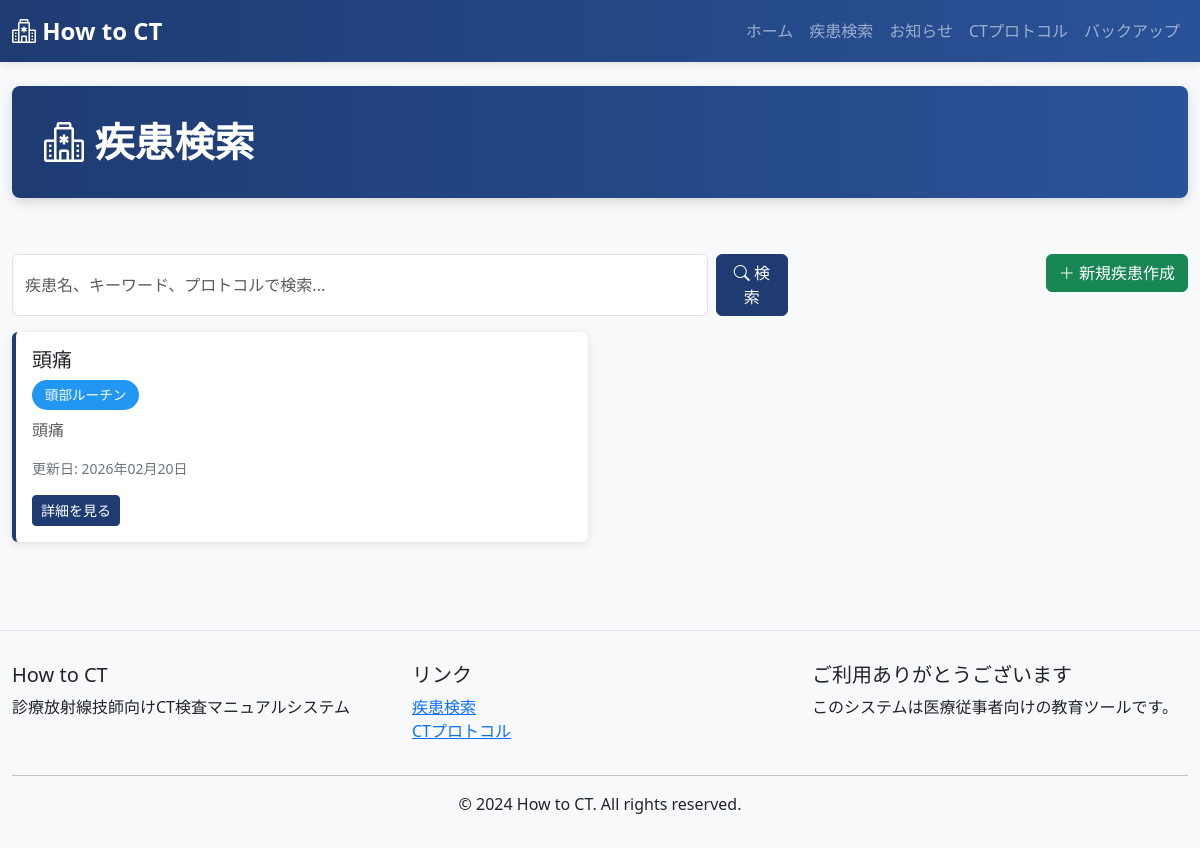
The page /sick/ on the database as committed earlier.
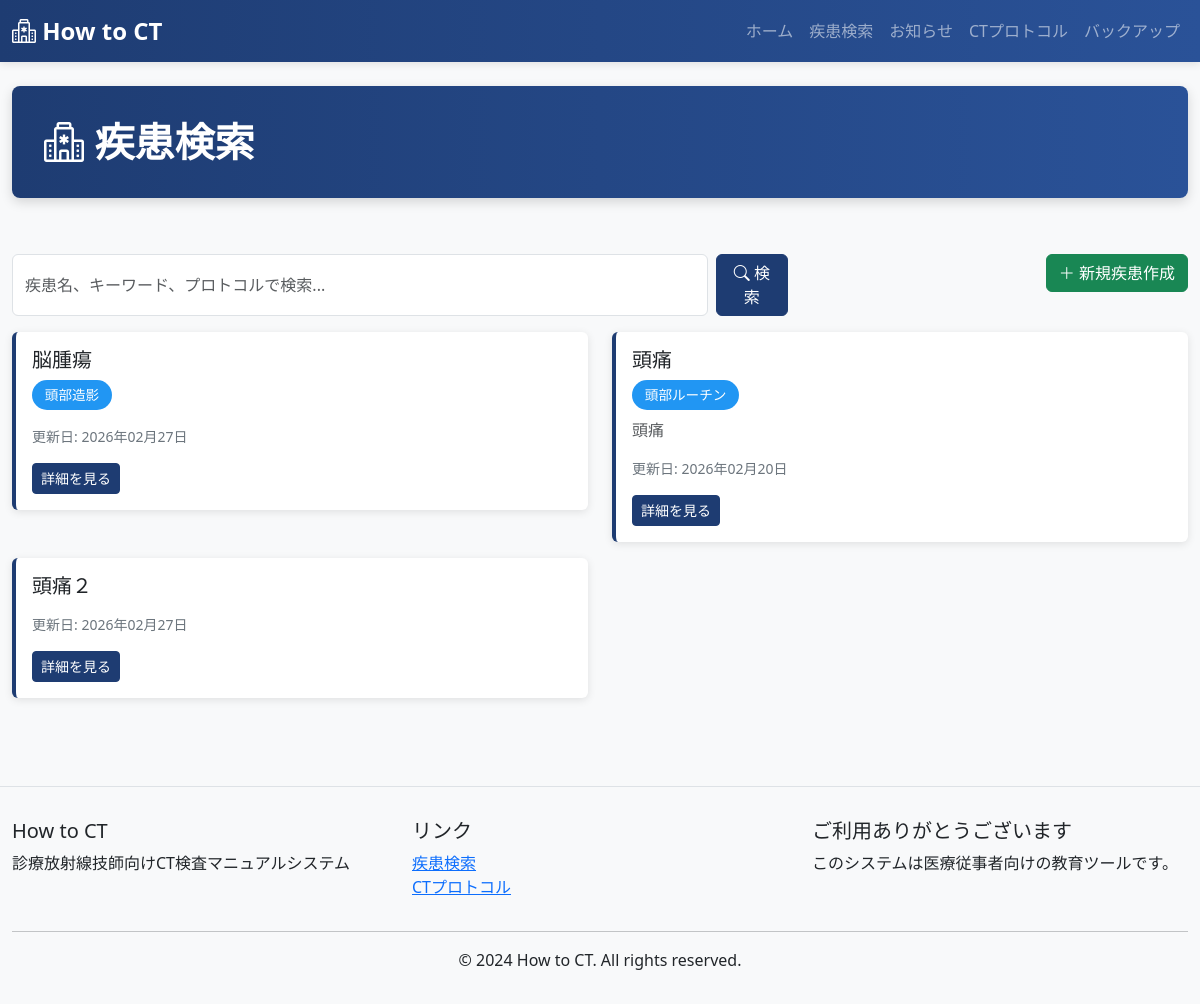
The same page on the database as committed later.
### ct_app/models.py (models this page shows, shortened)
class Sick(models.Model):
    diesease = models.CharField(max_length=255, unique=True)
    diesease_text = models.TextField()
    keyword = models.CharField(max_length=500, blank=True)
    protocol = models.CharField(max_length=255, blank=True)
    protocol_text = models.TextField(blank=True)
    processing = models.CharField(max_length=255, blank=True)
    processing_text = models.TextField(blank=True)
    contrast = models.CharField(max_length=255, blank=True)
    contrast_text = models.TextField(blank=True)
    diesease_img = models.ImageField(upload_to='sick_images/', null=True, blank=True)
    protocol_img = models.ImageField(upload_to='protocol_images/', null=True, blank=True)
    processing_img = models.ImageField(upload_to='processing_images/', null=True, blank=True)
    contrast_img = models.ImageField(upload_to='contrast_images/', null=True, blank=True)
    created_at = models.DateTimeField(auto_now_add=True)
    updated_at = models.DateTimeField(auto_now=True)
    class Meta:
        ordering = ['diesease']
        verbose_name_plural = "Sicks"

### ct_app/views.py (the view)
# urls.py: path('sick/', views.SickListView.as_view(), name='sick_list'),
class SickListView(View):
    def get(self, request):
        sicks = Sick.objects.all()
        context = {
            'page_title': '疾患検索',
            'sicks': sicks,
        }
        return render(request, 'ct_app/sick_list.html', context)

### ct_app/templates/ct_app/sick_list.html (shortened to what this page needs)
{% extends 'ct_app/base.html' %}
{% block content %}
<div class="row mb-3">
    <div class="col-md-8">
        <form method="get" action="{% url 'sick_search' %}" class="search-box d-flex gap-2">
            <input type="text" name="q" class="form-control" placeholder="疾患名、キーワード、プロトコルで検索..." value="{{ query }}">
            <button type="submit" class="btn btn-primary">
                <i class="bi bi-search"></i> 検索
            </button>
        </form>
    </div>
    <div class="col-md-4 text-end">
        <a href="{% url 'sick_create' %}" class="btn btn-success">
            <i class="bi bi-plus-lg"></i> 新規疾患作成
        </a>
    </div>
</div>
<div class="row">
    {% if sicks %}
        {% for sick in sicks %}
        <div class="col-md-6">
            <div class="card disease-card mb-3">
                <div class="card-body">
                    <h5 class="card-title">{{ sick.diesease }}</h5>
                    {% if sick.protocol %}
                    <p class="mb-2">
                        <span class="protocol-badge">{{ sick.protocol }}</span>
                    </p>
                    {% endif %}
                    <p class="card-text text-muted">{{ sick.diesease_text|truncatewords:20 }}</p>
                    <p class="small text-secondary">更新日: {{ sick.updated_at|date:'Y年m月d日' }}</p>
                    <a href="{% url 'sick_detail' sick.pk %}" class="btn btn-primary btn-sm">
                        詳細を見る
                    </a>
                </div>
            </div>
        </div>
        {% endfor %}
    {% endif %}
</div>
{% endblock %}

Rows that differ between the two databases and show on the page:
added Sick: diesease "脳腫瘍", protocol "頭部造影", updated_at "2026年02月27日"
added Sick: diesease "頭痛２", updated_at "2026年02月27日"
